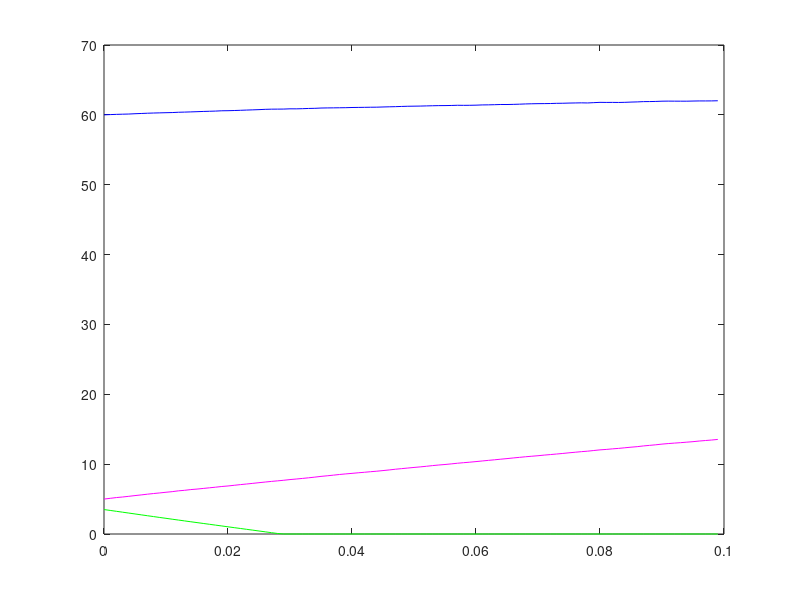
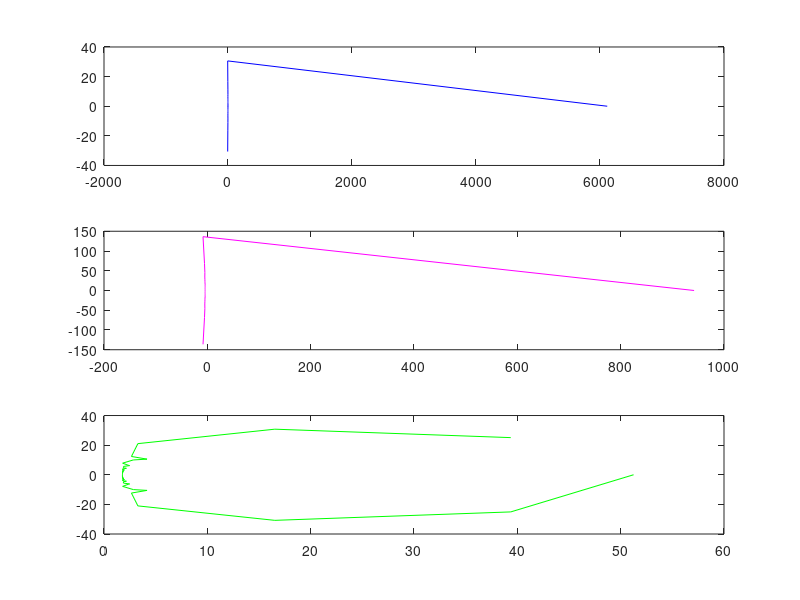

These figures' MATLAB source, in order:
% This was a firing rate model of interactions between these 3 cell types,
% as a first pass model.

clear

number_points = 100;
time_step = 0.001;      % 1 msec timestep
total_time = number_points*time_step;   
time = 0:time_step: total_time-time_step;
r_A = zeros(number_points,1);
r_B = zeros(number_points,1);
r_C = zeros(number_points,1);

i = poissrnd(100,number_points,1);


r_A0 = poissrnd(60,number_points,1);
r_B0 = poissrnd(5,number_points,1);
r_C0 = poissrnd(3.5,number_points,1);

r_A(1) = 60;
r_B(1) = 5;
r_C(1) = 3.5;

alpha_A = 2;
alpha_B = 2;
alpha_C = 3;
beta_B = 2;
beta_C = 2;


for n = 2:number_points
    r_A(n) = time_step*((-alpha_A*r_A(n-1)) + r_A0(n-1) + i(n-1) - beta_B*(r_B(n-1))) + r_A(n-1);
    r_B(n) = time_step*((-alpha_B*r_B(n-1)) + r_B0(n-1) + i(n-1)) + r_B(n-1);
    r_C(n) = time_step*((-alpha_C*r_C(n-1)) + r_C0(n-1) -beta_C*r_A(n-1)) + r_C(n-1);
end;

r_A = max(r_A, zeros(number_points,1));
r_B = max(r_B, zeros(number_points,1));
r_C = max(r_C, zeros(number_points,1));

figure(1)
clf
plot (time, r_A,'b')
hold on
plot(time,r_B,'m')
plot(time,r_C,'g')

A = fft(r_A);
B = fft(r_B);
C = fft(r_C);

figure(2)
subplot(3,1,1)
plot(A,'b')
subplot(3,1,2)
plot(B,'m')
subplot(3,1,3)
plot(C,'g')


